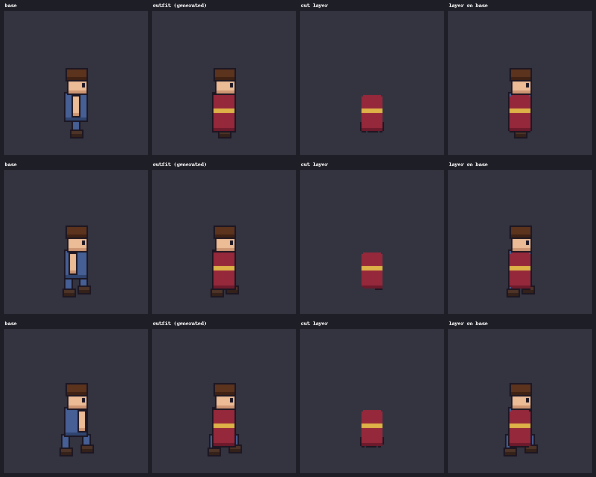
#> input picture images/outfit_layer.png, 1192 x 954 px (shown at 1/2 size)
$ python pixel_lint.py ../images/outfit_layer.png
#> lines starting #> are read from the running program, lines starting #| are printed output that depends on the picture; after the words box and inside, x2 and y2 are one past the last pixel; in counts of white or black regions, pixels touching at a corner belong together
# SPDX-License-Identifier: AGPL-3.0-or-later
"""pixel_lint.py - automatic pixel-art quality checks (a "lint"): what an artist would flag by eye, as numbers. Only measures, never edits.
  python pixel_lint.py sprite.png [more.png ...] [--json] [--strict]   (--strict: exit 1 if any sprite has a flag; no file -> usage, exit 2)      python pixel_lint.py selftest
Checks (rules of thumb from the pixel-art craft, our own code):
  lone_px      opaque pixels with no opaque neighbour at all, plus 1-pixel colour specks (differ from all 4 neighbours, which agree with each other)
  odd_px       pixels that differ from every opaque neighbour by a lot AND whose colour is never used by two touching pixels anywhere in the sprite: wrong-coloured
               specks, also when several share one colour. Measured on 80 clean generated frames: mean 1.3 (eye glints and single highlights count), 14 frames had 3 or more and 7 had 4 or more;
               5 injected same-colour specks gave about 6 and were flagged in 38 of 40 trials. Advisory: flagged at 4 or more.
  thick_line   share of dark outline pixels that sit in 2x2 dark blocks (a 1 px outline is the usual goal)
  stair_break  silhouette edge steps: how often neighbouring step lengths differ by more than 1 (even, or two alternating lengths, is clean)
  soft_alpha   pixels with alpha not 0 or 255 (blurry edge: too much anti-alias, or a resized image)
  colors       number of colours; sat_mean / value_spread (p95-p5): weak palette = too many colours, or too flat / too harsh
  pillow       correlation of brightness with distance from the silhouette edge, negative = darkest at the edges (flat "pillow" shading)
  light_x      brightness centre of mass left(-1)..right(+1): compare across directions, it should follow one light source
Flags are advisory thresholds, tune them per project."""
import sys, os, json
import numpy as np
from PIL import Image
from scipy.ndimage import distance_transform_edt, convolve

def _hsv(rgb):
    rgb = rgb / 255.0; mx = rgb.max(-1); mn = rgb.min(-1); return np.where(mx > 0, (mx - mn) / np.maximum(mx, 1e-6), 0), mx

def lint(a):
    op = a[..., 3] > 0; rgb = a[..., :3].astype(float); n = int(op.sum()); r = {"opaque_px": n}
#> after `op = a[..., 3] > 0`: op: shape (954, 1192) bool; every value is 1
#> after `n = int(op.sum())`: n = 1137168
#> after `r = {'opaque_px': n}`: r = {'opaque_px': 1137168}
    if n == 0: return r, ["empty"]
    K8 = np.ones((3, 3)); K8[1, 1] = 0; nb = convolve(op.astype(int), K8, mode="constant")
#> after `nb = convolve(op.astype(int), K8, mode='constant')`:
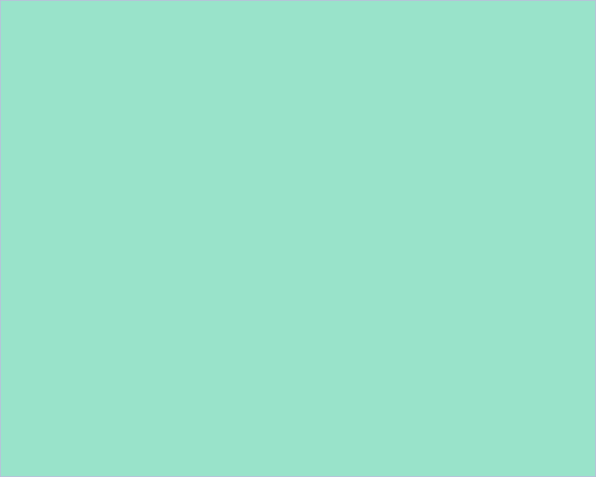
#> nb: shape (954, 1192) int64 (shown at 1/2 size); 3 distinct labels, from 3 to 8; one colour per label, 0 black
    lone = int((op & (nb == 0)).sum())
#> lone = 0
    H, W = op.shape; pad = np.pad(rgb, ((1, 1), (1, 1), (0, 0)), mode="edge"); po = np.pad(op, 1)
#> after `H, W = op.shape`: H = 954; W = 1192
#> after `po = np.pad(op, 1)`:
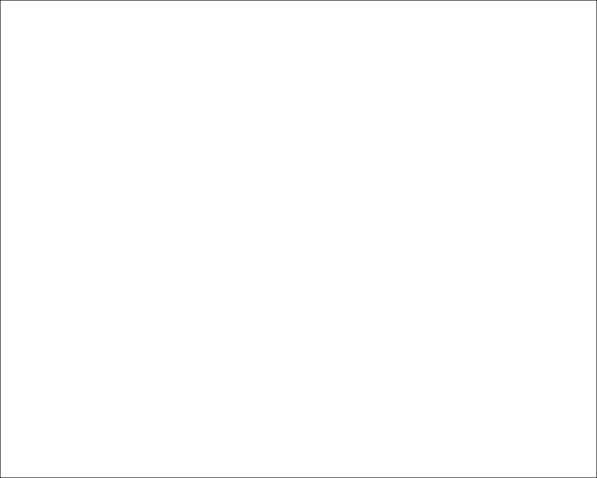
#> po: shape (956, 1194) bool (shown at 1/2 size); 99.6% white; black in thin lines or dots
    c = pad[1:-1, 1:-1]; nbs = [pad[:-2, 1:-1], pad[2:, 1:-1], pad[1:-1, :-2], pad[1:-1, 2:]]; nbo = [po[:-2, 1:-1], po[2:, 1:-1], po[1:-1, :-2], po[1:-1, 2:]]
    same = lambda x, y: np.abs(x - y).sum(-1) < 12
    speck = op & np.all([o for o in nbo], 0) & ~np.any([same(c, x) for x in nbs], 0) & same(nbs[0], nbs[1]) & same(nbs[2], nbs[3]) & same(nbs[0], nbs[2])
#> speck: shape (954, 1192) bool; 0.01% white in thin lines or dots, all inside (x1, y1, x2, y2) = (18, 7, 973, 651)
    r["isolated_px"] = lone; r["speck_px"] = int(speck.sum()); r["lone_px"] = lone + int(speck.sum())
    keys = np.where(op, (a[..., 0].astype(int) << 16) | (a[..., 1].astype(int) << 8) | a[..., 2].astype(int), -1)
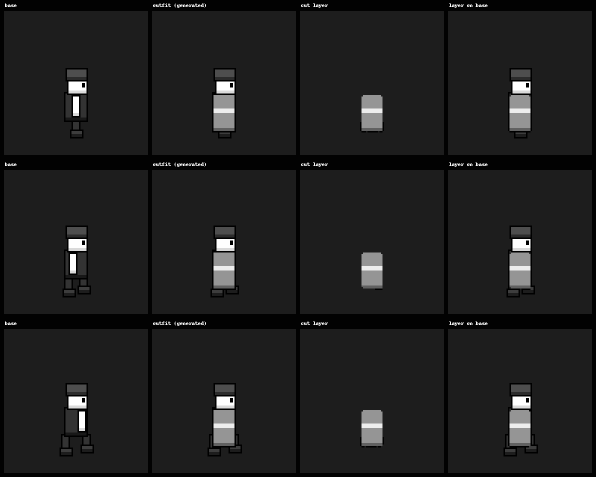
#> keys: shape (954, 1192) int64 (shown at 1/2 size); min 1840674, max 15514774, mean 3515647.6; drawn with min black and max white
    pk = np.pad(keys, 1, constant_values=-1); pa = np.pad(rgb, ((1, 1), (1, 1), (0, 0))); pop = np.pad(op, 1)
    mind = np.full(op.shape, np.inf); nbc = np.zeros(op.shape, int); same = np.zeros(op.shape, bool)
    for dy in (-1, 0, 1):
        for dx in (-1, 0, 1):
            if not (dy or dx): continue
            o = pop[1 + dy:H + 1 + dy, 1 + dx:W + 1 + dx]; dd = np.abs(pa[1 + dy:H + 1 + dy, 1 + dx:W + 1 + dx] - rgb).sum(-1)
            mind = np.where(o, np.minimum(mind, dd), mind); nbc += o; same |= (pk[1 + dy:H + 1 + dy, 1 + dx:W + 1 + dx] == keys) & o
#> mind: shape (954, 1192) float64; values 0 (black) and 592 (white), 0% white in thin lines or dots, all inside (x1, y1, x2, y2) = (18, 10, 973, 649)
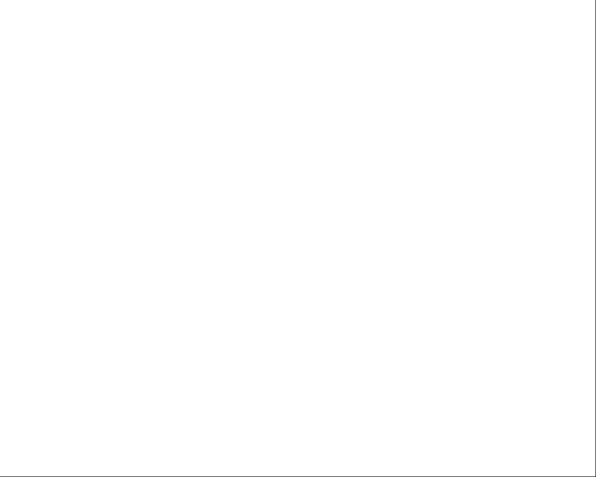
#> o: shape (954, 1192) bool (shown at 1/2 size); 99.8% white; black in thin lines or dots
    grouped = set(np.unique(keys[op & same]).tolist())        # colours that form at least one pair of touching pixels somewhere
#> grouped = 15 items
    r["odd_px"] = int(sum(1 for k in keys[op & (nbc >= 2) & (mind > 120)] if k not in grouped))
    sat, val = _hsv(rgb); dark = op & (val < 0.2)
#> after `dark = op & (val < 0.2)`:
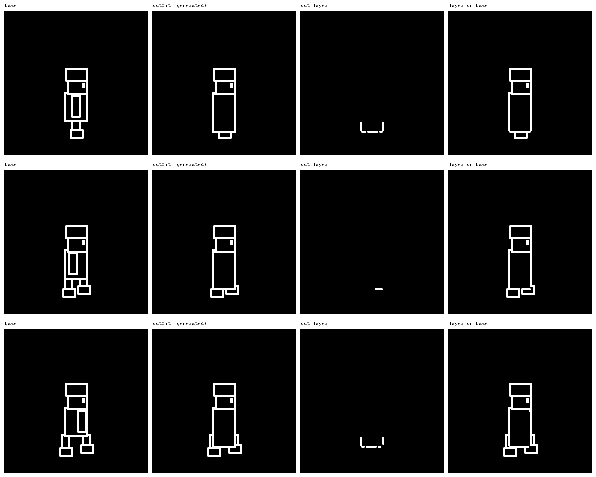
#> dark: shape (954, 1192) bool (shown at 1/2 size); 13.7% white; 93 white regions (67 under 20 px), largest, box (x1, y1, x2, y2) and area: (0, 0, 1192, 954) 139383, (119, 766, 188, 913) 2223, (125, 451, 182, 595) 2133
    r["thick_line"] = round(float((dark & np.roll(dark, 1, 0) & np.roll(dark, 1, 1) & np.roll(dark, (1, 1), (0, 1)) | dark & np.roll(dark, -1, 0) & np.roll(dark, -1, 1) & np.roll(dark, (-1, -1), (0, 1))).sum() / max(dark.sum(), 1)), 3) if dark.sum() > 10 else 0.0
    steps = []
    for y in range(H):
        xs = np.nonzero(op[y])[0]
        if len(xs): steps.append((xs.min(), xs.max()))
#> after the loop, steps = 954 pairs, first value 0 to 0, second value 1191 to 1191
    br = tot = 0
    for side in (0, 1):
        d = np.abs(np.diff([s[side] for s in steps])); runs = []; k = 0
        for v in d:
            if v == 0: k += 1
            else: runs.append(k + 1); k = 0
        for p, q in zip(runs, runs[1:]): tot += 1; br += abs(p - q) > 1
#> after the loop, br = 0; tot = 0
    r["stair_break"] = round(br / tot, 3) if tot >= 8 else 0.0   # fewer steps (tiny sprites) are too few to judge
    al = a[..., 3]; r["soft_alpha"] = int(((al > 0) & (al < 255)).sum())
#> after `al = a[..., 3]`: al: shape (954, 1192); every value is 255
    cols = np.unique(a[op][:, :3], axis=0); r["colors"] = len(cols); r["sat_mean"] = round(float(sat[op].mean()), 2)
#> after `cols = np.unique(a[op][:, :3], axis=0)`: cols = 15 rows, first 8: [28, 22, 34], [30, 30, 38], [48, 68, 112], [52, 34, 26], [52, 52, 64], [64, 34, 20], [70, 96, 150], [78, 52, 38]
    r["value_spread"] = round(float(np.percentile(val[op], 95) - np.percentile(val[op], 5)), 2)
    dist = distance_transform_edt(op); lum = rgb.mean(-1)
#> after `dist = distance_transform_edt(op)`:
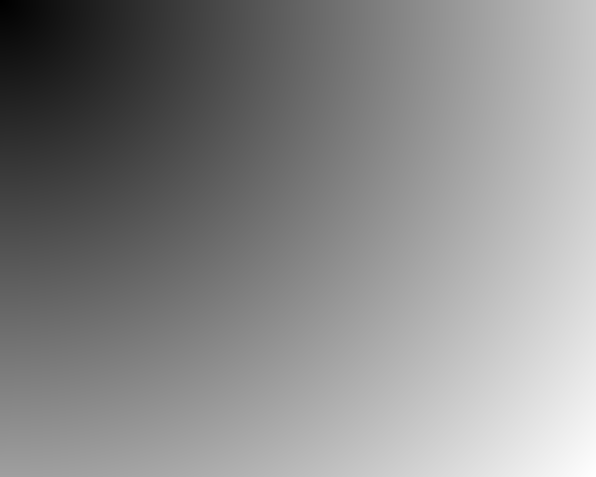
#> dist: shape (954, 1192) float64 (shown at 1/2 size); min 1, max 1526, mean 824.1; drawn with min black and max white
#> after `lum = rgb.mean(-1)`:
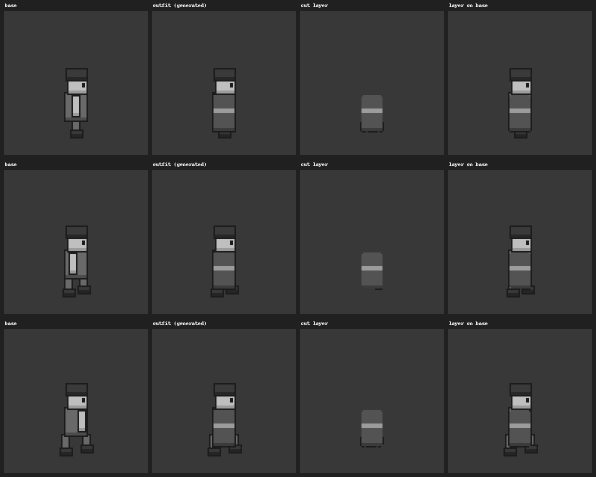
#> lum: shape (954, 1192) float64 (shown at 1/2 size); min 28, max 230, mean 55
    inner = op & (dist > 1) if (op & (dist > 1)).sum() > 20 else op
#> inner: shape (954, 1192) bool; 100% white; black in thin lines or dots, all inside (x1, y1, x2, y2) = (0, 0, 1, 1)
    r["pillow"] = round(float(np.corrcoef(dist[inner], lum[inner])[0, 1]), 2) if lum[inner].std() > 1 and dist[inner].std() > 0 else 0.0
    ys, xs = np.nonzero(op); w = lum[op] + 1e-6; cx = (xs.min() + xs.max()) / 2; half = max((xs.max() - xs.min()) / 2, 1)
#> after `cx = (xs.min() + xs.max()) / 2`: cx = 595.5
#> after `half = max((xs.max() - xs.min()) / 2, 1)`: half = 595.5
    r["light_x"] = round(float((np.sum(xs * w) / w.sum() - cx) / half), 2)
    flags = []
    if r["isolated_px"] >= 1: flags.append("lone pixels")   # speck_px is information only: injected specks were not reliably separable from textured shading
    if r["odd_px"] >= 4: flags.append("odd-coloured pixels")
    if r["thick_line"] > 0.35: flags.append("thick outline")
    if r["stair_break"] > 0.5: flags.append("irregular edge steps")
    if r["soft_alpha"] > 0.02 * n: flags.append("soft alpha / blurry edge")
    if r["colors"] > 40: flags.append("too many colours")
    if r["value_spread"] < 0.3: flags.append("flat contrast")
    if r["value_spread"] > 0.98: flags.append("harsh contrast")
    if r["pillow"] < -0.5: flags.append("pillow shading")
    return r, flags

def selftest():
    S = 24; base = np.zeros((S, S, 4), np.uint8); yy, xx = np.mgrid[0:S, 0:S]
    body = (xx - 12) ** 2 / 64 + (yy - 12) ** 2 / 100 < 1
    img = base.copy(); img[body] = (200, 120, 90, 255)
    lit = body & (xx < 10); img[lit] = (230, 160, 120, 255)                       # light from the left, flat interior
    edge = body & ~np.roll(np.roll(body, 1, 0) & np.roll(body, -1, 0) & np.roll(body, 1, 1) & np.roll(body, -1, 1), 0, 0)
    img[edge] = (10, 10, 12, 255)
    r, f = lint(img); assert "lone pixels" not in f and "soft alpha / blurry edge" not in f, (r, f)
    d = img.copy(); d[1, 1] = (255, 0, 0, 255); assert "lone pixels" in lint(d)[1]                                # lone pixel
    o = img.copy(); inner_ = np.argwhere(body & (xx > 7) & (xx < 17) & (yy > 7) & (yy < 17))
    for k, (yq, xq) in enumerate(inner_[[0, 20, 40, 60]]): o[yq, xq, :3] = (255, 0, 200)                           # four specks of ONE colour, inside the body
    assert lint(img)[0]["odd_px"] == 0 and lint(o)[0]["odd_px"] == 4 and "odd-coloured pixels" in lint(o)[1], (lint(img)[0]["odd_px"], lint(o)[0]["odd_px"])
    b = np.array(Image.fromarray(img).resize((96, 96), Image.BICUBIC).resize((24, 24), Image.BILINEAR)); assert lint(b)[0]["soft_alpha"] > r["soft_alpha"], "blur not seen"
    t = img.copy(); t[~body & np.roll(body, 1, 0) | ~body & np.roll(body, -1, 1)] = (10, 10, 12, 255); assert lint(t)[0]["thick_line"] > r["thick_line"], "thick line not seen"
    pil = base.copy(); dist = np.sqrt((xx - 12) ** 2 + (yy - 12) ** 2); pil[body] = np.stack([np.clip(255 - 12 * dist[body] * 2, 20, 255)] * 3 + [np.full(body.sum(), 255)], -1).astype(np.uint8)   # brightest in the centre
    assert lint(pil)[0]["pillow"] > 0.3, lint(pil)[0]
    print("selftest ok", r)

if __name__ == "__main__":
    a = sys.argv[1:]
    if a == ["selftest"]: selftest(); sys.exit()
    files = [x for x in a if not x.startswith("--")]
    if not files or "-h" in a or "--help" in a: print(__doc__); sys.exit(0 if ("-h" in a or "--help" in a) else 2)
    as_json = "--json" in a; out = {}
    for p in files:
        if not os.path.isfile(p): print(f"pixel_lint: no such file: {p}", file=sys.stderr); sys.exit(2)
        r, f = lint(np.array(Image.open(p).convert("RGBA"))); out[p] = {**r, "flags": f}
#> after `r, f = lint(np.array(Image.open(p).convert('RGBA')))`: r = 13 items; f = ['thick outline', 'flat contrast']
        if not as_json: print(p, r, "FLAGS:", ", ".join(f) or "none")
#> (printed output is left out)
    if as_json: print(json.dumps(out, indent=1))
    if "--strict" in a and any(v["flags"] for v in out.values()): sys.exit(1)           # --strict: exit 1 when any sprite is flagged (default: measuring never fails)
